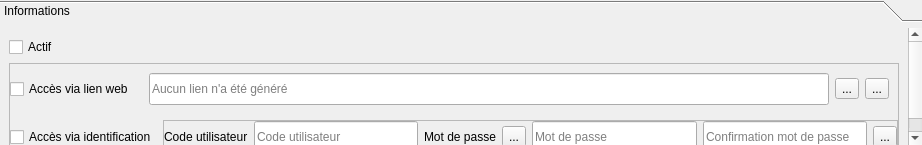
        <widget class="QToolBox" name="grpSummary">
         <property name="sizePolicy">
          <sizepolicy hsizetype="Preferred" vsizetype="Maximum">
           <horstretch>0</horstretch>
           <verstretch>0</verstretch>
          </sizepolicy>
         </property>
         <property name="currentIndex">
          <number>0</number>
         </property>
         <widget class="QWidget" name="grpSummaryInfos">
          <property name="geometry">
           <rect>
            <x>0</x>
            <y>0</y>
            <width>913</width>
            <height>136</height>
           </rect>
          </property>
          <property name="sizePolicy">
           <sizepolicy hsizetype="Preferred" vsizetype="Maximum">
            <horstretch>0</horstretch>
            <verstretch>0</verstretch>
           </sizepolicy>
          </property>
          <attribute name="label">
           <string>Informations</string>
          </attribute>
          <layout class="QVBoxLayout" name="verticalLayout_13">
           <item>
            <widget class="QCheckBox" name="chkEnabled">
             <property name="cursor">
              <cursorShape>PointingHandCursor</cursorShape>
             </property>
             <property name="text">
              <string>Actif</string>
             </property>
            </widget>
           </item>
           <item>
            <widget class="QFrame" name="frameActive">
             <property name="frameShape">
              <enum>QFrame::StyledPanel</enum>
             </property>
             <property name="frameShadow">
              <enum>QFrame::Raised</enum>
             </property>
             <layout class="QVBoxLayout" name="verticalLayout_14">
              <property name="leftMargin">
               <number>0</number>
              </property>
              <property name="topMargin">
               <number>0</number>
              </property>
              <property name="rightMargin">
               <number>0</number>
              </property>
              <property name="bottomMargin">
               <number>0</number>
              </property>
              <item>
               <layout class="QHBoxLayout" name="horizontalLayout_8">
                <item>
                 <widget class="QCheckBox" name="chkWebAccess">
                  <property name="cursor">
                   <cursorShape>PointingHandCursor</cursorShape>
                  </property>
                  <property name="text">
                   <string>Accès via lien web</string>
                  </property>
                 </widget>
                </item>
                <item>
                 <widget class="QFrame" name="frameWeb">
                  <layout class="QHBoxLayout" name="horizontalLayout_4">
                   <item>
                    <widget class="QLineEdit" name="txtWeb">
                     <property name="minimumSize">
                      <size>
                       <width>0</width>
                       <height>32</height>
                      </size>
                     </property>
                     <property name="readOnly">
                      <bool>true</bool>
                     </property>
                     <property name="placeholderText">
                      <string>Aucun lien n'a été généré</string>
                     </property>
                    </widget>
                   </item>
                   <item>
                    <widget class="QToolButton" name="btnCopyWeb">
                     <property name="cursor">
                      <cursorShape>PointingHandCursor</cursorShape>
                     </property>
                     <property name="toolTip">
                      <string>Copier le lien</string>
                     </property>
                     <property name="text">
                      <string>...</string>
                     </property>
                     <property name="icon">
                      <iconset resource="../../resources/TeraClient.qrc">
                       <normaloff>:/icons/copy.png</normaloff>:/icons/copy.png</iconset>
                     </property>
                     <property name="iconSize">
                      <size>
                       <width>24</width>
                       <height>24</height>
                      </size>
                     </property>
                    </widget>
                   </item>
                   <item>
                    <widget class="QToolButton" name="btnEmailWeb">
                     <property name="cursor">
                      <cursorShape>PointingHandCursor</cursorShape>
                     </property>
                     <property name="toolTip">
                      <string>Envoyer par courriel</string>
                     </property>
                     <property name="text">
                      <string>...</string>
                     </property>
                     <property name="icon">
                      <iconset resource="../../resources/TeraClient.qrc">
                       <normaloff>:/icons/email.png</normaloff>:/icons/email.png</iconset>
                     </property>
                     <property name="iconSize">
                      <size>
                       <width>24</width>
                       <height>24</height>
                      </size>
                     </property>
                    </widget>
                   </item>
                  </layout>
                 </widget>
                </item>
               </layout>
              </item>
              <item>
               <layout class="QHBoxLayout" name="horizontalLayout_9">
                <item>
                 <widget class="QCheckBox" name="chkLogin">
                  <property name="cursor">
                   <cursorShape>PointingHandCursor</cursorShape>
                  </property>
                  <property name="text">
                   <string>Accès via identification</string>
                  </property>
                 </widget>
                </item>
                <item>
                 <widget class="QFrame" name="frameLogin">
                  <property name="frameShape">
                   <enum>QFrame::StyledPanel</enum>
                  </property>
                  <property name="frameShadow">
                   <enum>QFrame::Raised</enum>
                  </property>
                  <layout class="QHBoxLayout" name="horizontalLayout_7">
                   <property name="leftMargin">
                    <number>0</number>
                   </property>
                   <property name="topMargin">
                    <number>0</number>
                   </property>
                   <property name="rightMargin">
                    <number>0</number>
                   </property>
                   <property name="bottomMargin">
                    <number>0</number>
                   </property>
                   <item>
                    <widget class="QLabel" name="lblUsername">
                     <property name="text">
                      <string>Code utilisateur</string>
                     </property>
                    </widget>
                   </item>
                   <item>
                    <widget class="QLineEdit" name="txtUsername">
                     <property name="minimumSize">
                      <size>
                       <width>0</width>
                       <height>32</height>
                      </size>
                     </property>
                     <property name="placeholderText">
                      <string>Code utilisateur</string>
                     </property>
                    </widget>
                   </item>
                   <item>
                    <widget class="QLabel" name="lblPassword">
                     <property name="text">
                      <string>Mot de passe</string>
                     </property>
                    </widget>
                   </item>
                   <item>
                    <widget class="QToolButton" name="btnRandomPass">
                     <property name="cursor">
                      <cursorShape>PointingHandCursor</cursorShape>
                     </property>
                     <property name="toolTip">
                      <string>Générer mot de passe aléatoire</string>
                     </property>
                     <property name="text">
                      <string>...</string>
                     </property>
                     <property name="icon">
                      <iconset resource="../../resources/TeraClient.qrc">
                       <normaloff>:/icons/refresh.png</normaloff>:/icons/refresh.png</iconset>
                     </property>
                     <property name="iconSize">
                      <size>
                       <width>24</width>
                       <height>24</height>
                      </size>
                     </property>
                    </widget>
                   </item>
                   <item>
                    <widget class="QLineEdit" name="txtPassword">
                     <property name="minimumSize">
                      <size>
                       <width>0</width>
                       <height>32</height>
                      </size>
                     </property>
                     <property name="echoMode">
                      <enum>QLineEdit::Password</enum>
                     </property>
                     <property name="placeholderText">
                      <string>Mot de passe</string>
                     </property>
                    </widget>
                   </item>
                   <item>
                    <widget class="QLineEdit" name="txtPasswordConfirm">
                     <property name="minimumSize">
                      <size>
                       <width>0</width>
                       <height>32</height>
                      </size>
                     </property>
                     <property name="echoMode">
                      <enum>QLineEdit::Password</enum>
                     </property>
                     <property name="placeholderText">
                      <string>Confirmation mot de passe</string>
                     </property>
                    </widget>
                   </item>
                   <item>
                    <widget class="QToolButton" name="btnSaveLogin">
                     <property name="cursor">
                      <cursorShape>PointingHandCursor</cursorShape>
                     </property>
                     <property name="toolTip">
                      <string>Sauvegarder</string>
                     </property>
                     <property name="text">
                      <string>...</string>
                     </property>
                     <property name="icon">
                      <iconset resource="../../resources/TeraClient.qrc">
                       <normaloff>:/icons/save.png</normaloff>:/icons/save.png</iconset>
                     </property>
                     <property name="iconSize">
                      <size>
                       <width>24</width>
                       <height>24</height>
                      </size>
                     </property>
                    </widget>
                   </item>
                  </layout>
                 </widget>
                </item>
               </layout>
              </item>
             </layout>
            </widget>
           </item>
          </layout>
         </widget>
        </widget>
